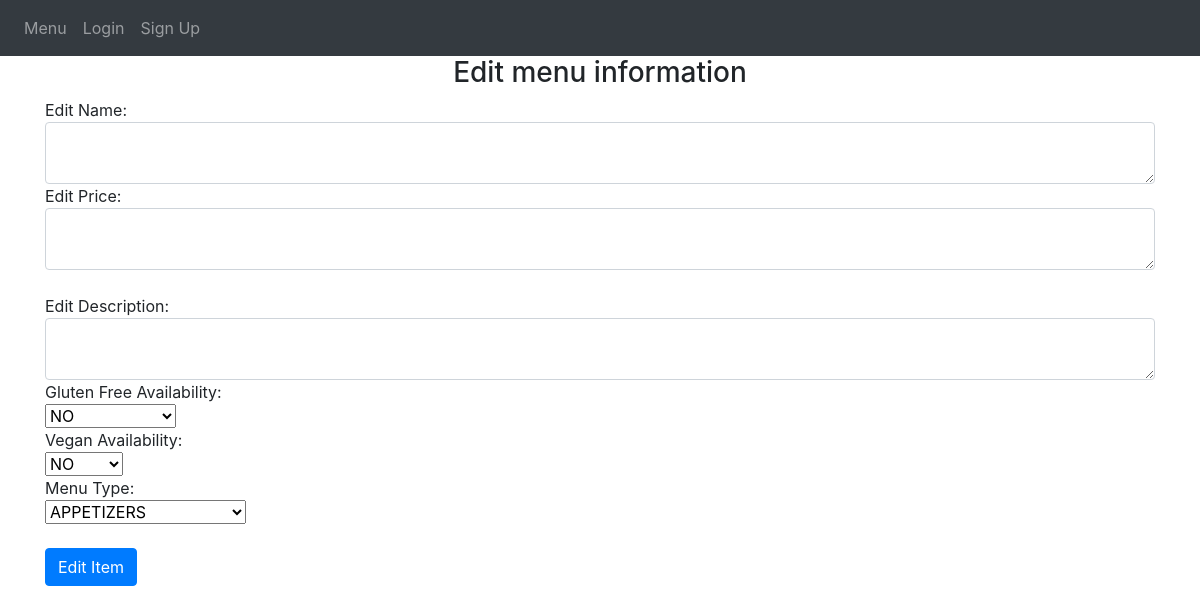
The app's page /edit_redirect/6, older data.
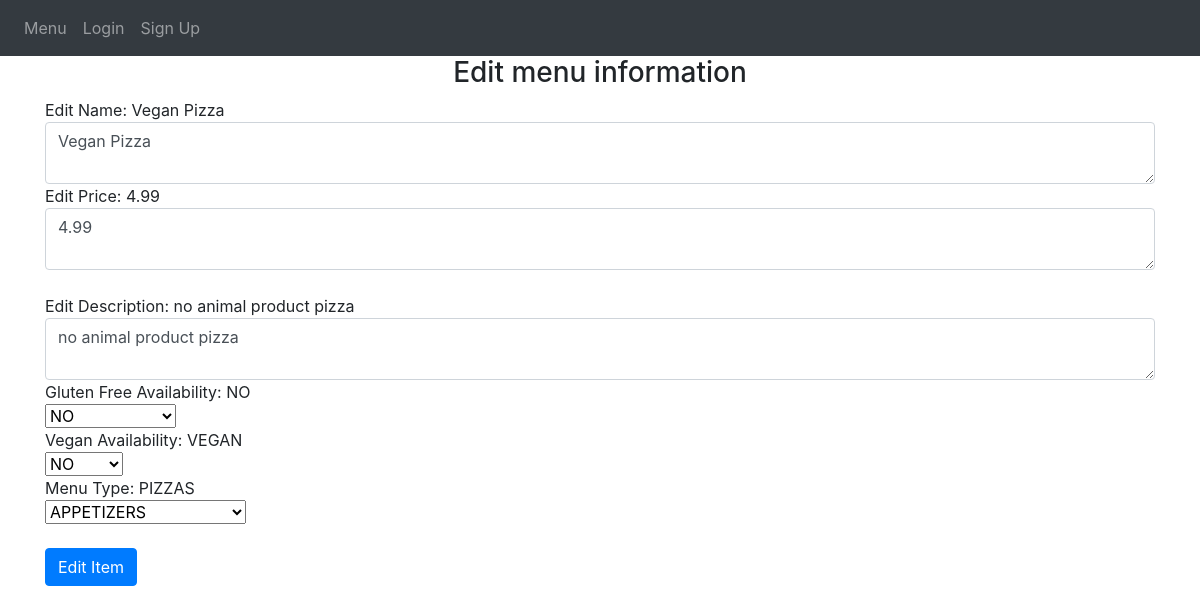
The same page, newer data.
### avanzareApp/models.py (models this page shows)
class Menu(db.Model):
    id = db.Column(db.Integer, primary_key=True)
    name = db.Column(db.String(150), unique=True)
    price = db.Column(db.String(150))
    description = db.Column(db.String(10000))
    menu_type = db.Column(db.String(150))
    gluten_free = db.Column(db.String(150))
    vegan = db.Column(db.String(150))
    date = db.Column(db.DateTime(timezone=True), default=func.now())
    user_id = db.Column(db.Integer, db.ForeignKey('user.id'))

### avanzareApp/views.py (the view, shortened to what this page needs)
@views.route('/edit_redirect/<int:id>', methods=['GET', 'POST'])
def edit_redirect(id):
    item = Menu.query.filter(Menu.id == id).first()
    return render_template('edit_menu_item.html', item=item, user=current_user)

### avanzareApp/templates/edit_menu_item.html (shortened to what this page needs)
{% extends "base.html" %} {% block title %}Home{% endblock %}
{% block content %}
<form method="POST">
    <h3 align="center">Edit menu information</h3>
    <div>Edit Name: {{item.name}}</div>
    <textarea   type="name"
                class="form-control"
                id="name"
                name="name">{{item.name}}</textarea>
    <div>Edit Price: {{item.price}}</div>
    <textarea   type="price"
                class="form-control"
                id="price"
                name="price">{{item.price}}</textarea>
    <br />
    <div>Edit Description: {{item.description}}</div>
    <textarea   type="description"
                class="form-control"
                id="description"
                name="description">{{item.description}}</textarea>
    <div>Gluten Free Availability: {{ item.gluten_free }}</div>
    <select class="selectpicker" type="gluten_free" id="gluten_free" name="gluten_free">
        <option>NO</option>
    </select>
    <div>Vegan Availability: {{ item.vegan }}</div>
    <select class="selectpicker" type="vegan" id="vegan" name="vegan">
        <option>NO</option>
    </select>
    <div>Menu Type: {{ item.menu_type }}</div>
    <select class="selectpicker" type="menu_type" id="menu_type" name="menu_type">
      <optgroup label="DINNER MENU" >
        <option>APPETIZERS</option>
      </optgroup>
    </select>
    <br />
    <br />
    <button type="submit" class="btn btn-primary">Edit Item</button>
</form>
{% endblock %}

Row changes from the older to the newer data that the page shows:
added Menu: name "Vegan Pizza", price "4.99", description "no animal product pizza", gluten_free "NO", vegan "VEGAN", menu_type "PIZZAS"
